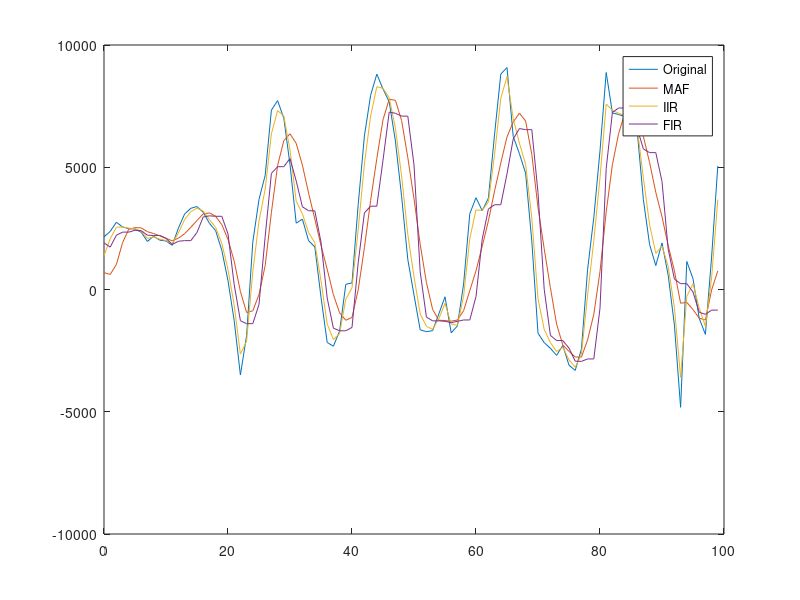

This chart was generated by the following MATLAB code:
clear all;close all;clc
a=[0 2153 690 1380 1909
1 2376 616 2077 1735
2 2751 1025 2548 2220
3 2557 1921 2554 2347
4 2490 2465 2509 2347
5 2473 2529 2483 2423
6 2341 2522 2383 2407
7 1966 2365 2091 2221
8 2178 2289 2151 2210
9 2017 2195 2057 2210
10 1986 2097 2007 2094
11 1807 1990 1867 1843
12 2511 2099 2317 1973
13 3086 2281 2855 1999
14 3321 2542 3181 1999
15 3394 2823 3330 2333
16 3157 3093 3208 2967
17 2708 3133 2858 3013
18 2411 2998 2545 2994
19 1600 2654 1883 2994
20 359 2047 816 2275
21 -1279 1159 -650 194
22 -3498 -81 -2643 -1275
23 -1883 -940 -2111 -1397
24 1943 -871 726 -1397
25 3686 -206 2798 -610
26 4674 984 4111 2182
27 7337 3151 6369 4750
28 7726 5073 7318 5023
29 7005 6085 7098 5023
30 5109 6370 5705 5360
31 2712 5977 3609 4439
32 2878 5086 3097 3383
33 1995 3939 2325 3220
34 1742 2887 1916 3220
35 -317 1802 352 1935
36 -2167 826 -1411 -351
37 -2319 -213 -2046 -1583
38 -1701 -952 -1804 -1688
39 213 -1258 -392 -1688
40 268 -1141 69 -1550
41 3477 -12 2454 1095
42 6280 1707 5132 3133
43 7939 3635 7096 3407
44 8808 5354 8294 3407
45 8201 6941 8228 5287
46 7677 7781 7842 7258
47 6071 7739 6602 7208
48 3810 6913 4647 7091
49 1226 5397 2252 7091
50 -225 3711 518 5095
51 -1650 1846 -999 719
52 -1724 287 -1506 -1126
53 -1684 -811 -1630 -1282
54 -1001 -1256 -1189 -1282
55 -298 -1271 -565 -1299
56 -1772 -1295 -1409 -1356
57 -1489 -1248 -1465 -1300
58 229 -866 -279 -1246
59 3103 -45 2088 -1246
60 3755 765 3254 -288
61 3225 1764 3233 2055
62 3735 2809 3584 3293
63 6364 4036 5530 3467
64 8812 5178 7827 3467
65 9078 6242 8702 4729
66 6259 6849 6991 6152
67 5556 7213 5986 6583
68 4757 6892 5125 6538
69 1980 5526 2923 6538
70 -1788 3352 -374 3964
71 -2172 1666 -1632 10
72 -2406 74 -2173 -1876
73 -2694 -1416 -2537 -2088
74 -2288 -2269 -2362 -2088
75 -3097 -2531 -2876 -2398
76 -3310 -2759 -3179 -2932
77 -2439 -2765 -2661 -2940
78 821 -2062 -223 -2840
79 2946 -1015 1995 -2840
80 5678 739 4573 -762
81 8876 3176 7585 4953
82 7221 5108 7330 7243
83 7156 6375 7208 7423
84 7072 7200 7112 7423
85 6895 7444 6960 7712
86 6484 6965 6626 6590
87 3671 6255 4557 5749
88 1835 5191 2651 5598
89 979 3972 1480 5598
90 1905 2974 1777 4415
91 579 1793 938 1644
92 -1456 768 -737 428
93 -4818 -562 -3593 239
94 1146 -528 -275 239
95 444 -821 228 -106
96 -1177 -1172 -755 -928
97 -1835 -1248 -1511 -1017
98 1327 -19 475 -843
99 5055 762 3681 -843
];

plot(a(:,1),a(:,2),a(:,1),a(:,3),a(:,1),a(:,4),a(:,1),a(:,5))
legend('Original','MAF','IIR','FIR')